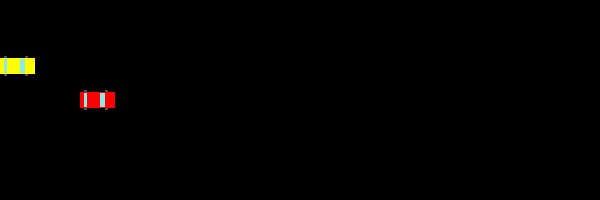
Frame 1 (no input)
Frame 60 (the mouse pressed at the canvas centre just before this capture): identical to frame 1, image omitted
Frame 120 (the mouse held since frame 60 and released just before this capture): identical to frame 1, image omitted

The Processing sketch that drew this single still picture (run headless with seeded random() and noise(); from frame 60 on, the mouse is pressed at the canvas centre):

// Processing sketch: processing_42511
// ── processing_42511.pde

int x = 80;
int speedX = 3;

int x2 = 0;
int speed = 5;

void setup() {
  size(600, 200);
  background(0);
  smooth();
}

void draw() {
  background(0);
  noStroke();
  fill(255, 0, 0);
  rect(x, height/2-8, 35, 16);
  fill(136, 236, 237);
  rect(x+20, height/2-7, 5, 14);
  rect(x+4, height/2-7, 3, 14);
  fill(80);
  rect(x+4, height/2-10, 3, 2);
  rect(x+25, height/2-10, 3, 2);
  rect(x+4, height/2+8, 3, 2);
  rect(x+25, height/2+8, 3, 2);

  fill(255, 255, 0);
  rect(x2, height/3-8, 35, 16);
  fill(136, 236, 237);
  rect(x2+20, height/3-7, 5, 14);
  rect(x2+4, height/3-7, 3, 14);
  fill(80);
  rect(x2+4, height/3-10, 3, 2);
  rect(x2+25, height/3-10, 3, 2);
  rect(x2+4, height/3+8, 3, 2);
  rect(x2+25, height/3+8, 3, 2);


  if (keyPressed == true && keyCode == RIGHT) {
    if (x >= width) {
      // reset to 0
      x= 0;
    }
    if (x2 >= width) {
      // reset to 0
      x2= 0;
    }
    x= x+speedX;
    x2= x2+speed;
  }
    if (keyPressed == true && keyCode == LEFT) {
   x= x-speedX;
   if(x<0){x=600;}
   }
}
